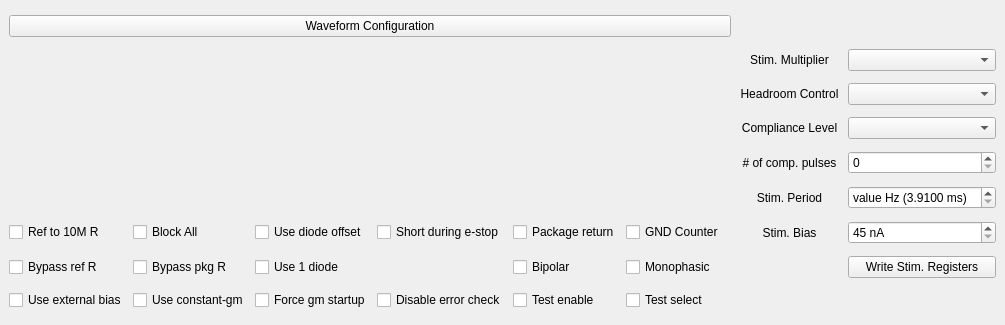
<?xml version="1.0" encoding="UTF-8"?>
<ui version="4.0">
 <class>StimConfig</class>
 <widget class="QDockWidget" name="StimConfig">
  <property name="geometry">
   <rect>
    <x>0</x>
    <y>0</y>
    <width>1005</width>
    <height>325</height>
   </rect>
  </property>
  <property name="sizePolicy">
   <sizepolicy hsizetype="Preferred" vsizetype="Fixed">
    <horstretch>0</horstretch>
    <verstretch>0</verstretch>
   </sizepolicy>
  </property>
  <property name="minimumSize">
   <size>
    <width>941</width>
    <height>325</height>
   </size>
  </property>
  <property name="maximumSize">
   <size>
    <width>524287</width>
    <height>325</height>
   </size>
  </property>
  <property name="windowTitle">
   <string>Stimulation Configuration</string>
  </property>
  <widget class="QWidget" name="dockWidgetContents">
   <layout class="QGridLayout" name="gridLayout">
    <item row="8" column="3">
     <widget class="QCheckBox" name="pchgModCheck">
      <property name="text">
       <string>Use diode offset</string>
      </property>
     </widget>
    </item>
    <item row="4" column="12">
     <widget class="QComboBox" name="clBox"/>
    </item>
    <item row="8" column="11">
     <widget class="QLabel" name="stimBiasLabel">
      <property name="text">
       <string>Stim. Bias</string>
      </property>
      <property name="alignment">
       <set>Qt::AlignCenter</set>
      </property>
     </widget>
    </item>
    <item row="8" column="2">
     <widget class="QCheckBox" name="blkAllCheck">
      <property name="text">
       <string>Block All</string>
      </property>
     </widget>
    </item>
    <item row="6" column="11">
     <widget class="QLabel" name="stimFrequencyLabel">
      <property name="text">
       <string>Stim. Period</string>
      </property>
      <property name="alignment">
       <set>Qt::AlignCenter</set>
      </property>
     </widget>
    </item>
    <item row="11" column="5">
     <widget class="QCheckBox" name="testEnCheck">
      <property name="text">
       <string>Test enable</string>
      </property>
     </widget>
    </item>
    <item row="11" column="6">
     <widget class="QCheckBox" name="testSelCheck">
      <property name="toolTip">
       <string>T: compliance voltage; 0: mirror headroom</string>
      </property>
      <property name="text">
       <string>Test select</string>
      </property>
     </widget>
    </item>
    <item row="5" column="11">
     <widget class="QLabel" name="nccpLabel">
      <property name="text">
       <string># of comp. pulses</string>
      </property>
      <property name="alignment">
       <set>Qt::AlignCenter</set>
      </property>
     </widget>
    </item>
    <item row="5" column="12">
     <widget class="QDoubleSpinBox" name="nccpBox">
      <property name="suffix">
       <string/>
      </property>
      <property name="decimals">
       <number>0</number>
      </property>
      <property name="minimum">
       <double>0.000000000000000</double>
      </property>
      <property name="maximum">
       <double>63.000000000000000</double>
      </property>
      <property name="singleStep">
       <double>1.000000000000000</double>
      </property>
      <property name="value">
       <double>0.000000000000000</double>
      </property>
     </widget>
    </item>
    <item row="2" column="11">
     <widget class="QLabel" name="stimMultLabel">
      <property name="text">
       <string>Stim. Multiplier</string>
      </property>
      <property name="alignment">
       <set>Qt::AlignCenter</set>
      </property>
     </widget>
    </item>
    <item row="4" column="11">
     <widget class="QLabel" name="clLabel">
      <property name="text">
       <string>Compliance Level</string>
      </property>
      <property name="alignment">
       <set>Qt::AlignCenter</set>
      </property>
     </widget>
    </item>
    <item row="8" column="12">
     <widget class="RoundedSpinBox" name="stimBiasBox">
      <property name="correctionMode">
       <enum>QAbstractSpinBox::CorrectToNearestValue</enum>
      </property>
      <property name="suffix">
       <string> nA</string>
      </property>
      <property name="decimals">
       <number>0</number>
      </property>
      <property name="minimum">
       <double>45.000000000000000</double>
      </property>
      <property name="maximum">
       <double>150.000000000000000</double>
      </property>
      <property name="singleStep">
       <double>15.000000000000000</double>
      </property>
     </widget>
    </item>
    <item row="3" column="11">
     <widget class="QLabel" name="hrcLabel">
      <property name="text">
       <string>Headroom Control</string>
      </property>
      <property name="alignment">
       <set>Qt::AlignCenter</set>
      </property>
     </widget>
    </item>
    <item row="2" column="12">
     <widget class="QComboBox" name="stimMultBox"/>
    </item>
    <item row="3" column="12">
     <widget class="QComboBox" name="hrcBox"/>
    </item>
    <item row="9" column="6">
     <widget class="QCheckBox" name="prCheck">
      <property name="toolTip">
       <string>T: monophasic; F: biphasic</string>
      </property>
      <property name="text">
       <string>Monophasic</string>
      </property>
     </widget>
    </item>
    <item row="9" column="1">
     <widget class="QCheckBox" name="gndResCheck">
      <property name="text">
       <string>Bypass ref R</string>
      </property>
     </widget>
    </item>
    <item row="8" column="1">
     <widget class="QCheckBox" name="refPdCheck">
      <property name="text">
       <string>Ref to 10M R</string>
      </property>
     </widget>
    </item>
    <item row="8" column="5">
     <widget class="QCheckBox" name="pkgRetCheck">
      <property name="text">
       <string>Package return</string>
      </property>
     </widget>
    </item>
    <item row="9" column="2">
     <widget class="QCheckBox" name="pkgPdCheck">
      <property name="text">
       <string>Bypass pkg R</string>
      </property>
     </widget>
    </item>
    <item row="8" column="6">
     <widget class="QCheckBox" name="cgndCheck">
      <property name="text">
       <string>GND Counter</string>
      </property>
     </widget>
    </item>
    <item row="9" column="5">
     <widget class="QCheckBox" name="polCheck">
      <property name="text">
       <string>Bipolar</string>
      </property>
     </widget>
    </item>
    <item row="11" column="1">
     <widget class="QCheckBox" name="regBiasCheck">
      <property name="text">
       <string>Use external bias</string>
      </property>
     </widget>
    </item>
    <item row="11" column="2">
     <widget class="QCheckBox" name="gmBiasCheck">
      <property name="toolTip">
       <string/>
      </property>
      <property name="text">
       <string>Use constant-gm</string>
      </property>
     </widget>
    </item>
    <item row="11" column="3">
     <widget class="QCheckBox" name="gmPulseCheck">
      <property name="enabled">
       <bool>true</bool>
      </property>
      <property name="text">
       <string>Force gm startup</string>
      </property>
     </widget>
    </item>
    <item row="11" column="4">
     <widget class="QCheckBox" name="noCheckCheck">
      <property name="text">
       <string>Disable error check</string>
      </property>
     </widget>
    </item>
    <item row="8" column="4">
     <widget class="QCheckBox" name="stopModeCheck">
      <property name="text">
       <string>Short during e-stop</string>
      </property>
     </widget>
    </item>
    <item row="9" column="3">
     <widget class="QCheckBox" name="doffCheck">
      <property name="toolTip">
       <string>T: one diode; F: two diodes</string>
      </property>
      <property name="text">
       <string>Use 1 diode</string>
      </property>
     </widget>
    </item>
    <item row="6" column="12">
     <widget class="QDoubleSpinBox" name="stimFrequencyBox">
      <property name="layoutDirection">
       <enum>Qt::LeftToRight</enum>
      </property>
      <property name="prefix">
       <string>value Hz (</string>
      </property>
      <property name="suffix">
       <string> ms)</string>
      </property>
      <property name="decimals">
       <number>4</number>
      </property>
      <property name="minimum">
       <double>3.910000000000000</double>
      </property>
      <property name="maximum">
       <double>67.843800000000002</double>
      </property>
      <property name="singleStep">
       <double>0.062500000000000</double>
      </property>
      <property name="value">
       <double>3.910000000000000</double>
      </property>
     </widget>
    </item>
    <item row="9" column="12">
     <widget class="QPushButton" name="writeRegs">
      <property name="text">
       <string>Write Stim. Registers</string>
      </property>
     </widget>
    </item>
    <item row="0" column="1" colspan="6">
     <widget class="QPushButton" name="waveformConfigButton">
      <property name="sizePolicy">
       <sizepolicy hsizetype="Expanding" vsizetype="Fixed">
        <horstretch>0</horstretch>
        <verstretch>0</verstretch>
       </sizepolicy>
      </property>
      <property name="text">
       <string>Waveform Configuration</string>
      </property>
     </widget>
    </item>
   </layout>
  </widget>
 </widget>
 <customwidgets>
  <customwidget>
   <class>RoundedSpinBox</class>
   <extends>QDoubleSpinBox</extends>
   <header>roundedspinbox.h</header>
  </customwidget>
 </customwidgets>
 <resources/>
 <connections/>
</ui>
